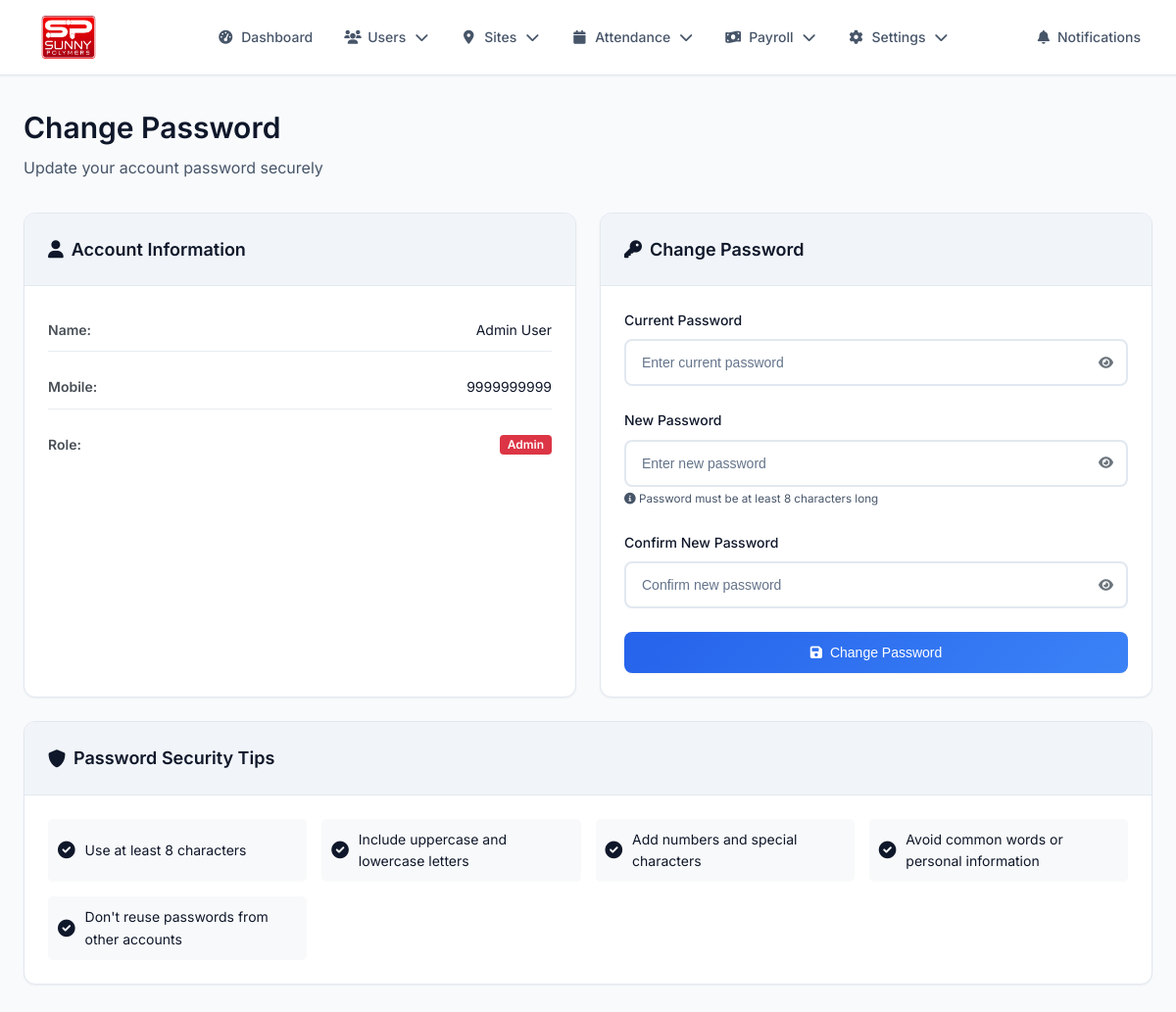
The page /change_password.php (signed in) on the database its author committed.
### tables this page shows
CREATE TABLE users (
    id INT AUTO_INCREMENT PRIMARY KEY,
    name VARCHAR(100) NOT NULL,
    mobile VARCHAR(15) UNIQUE NOT NULL,
    password VARCHAR(255) NOT NULL,
    role ENUM('admin', 'staff', 'worker') DEFAULT 'worker',
    designation VARCHAR(100) DEFAULT NULL,
    state VARCHAR(50) NOT NULL,
    date_of_joining DATE NOT NULL,
    salary DECIMAL(10,2) NOT NULL,
    dearness_allowance DECIMAL(10,2) DEFAULT 0.00,
    medical_allowance DECIMAL(10,2) DEFAULT 0.00,
    house_rent_allowance DECIMAL(10,2) DEFAULT 0.00,
    conveyance_allowance DECIMAL(10,2) DEFAULT 0.00,
    pf_uan_number VARCHAR(30) DEFAULT NULL,
    overtime_rate DECIMAL(10,2) DEFAULT 0.00,
    bank_name VARCHAR(100) DEFAULT NULL,
    account_number VARCHAR(30) DEFAULT NULL,
    ifsc_code VARCHAR(20) DEFAULT NULL,
    branch_name VARCHAR(100) DEFAULT NULL,
    site_id INT NULL,
    created_at TIMESTAMP DEFAULT CURRENT_TIMESTAMP,
    updated_at TIMESTAMP DEFAULT CURRENT_TIMESTAMP ON UPDATE CURRENT_TIMESTAMP,
    INDEX idx_mobile (mobile),
    INDEX idx_role (role),
    INDEX idx_site (site_id)
);

### includes/auth.php (called while the page is built, shortened)
<?php
function has_role($role) {
    return isset($_SESSION['user_role']) && $_SESSION['user_role'] === $role;
}
function is_admin() {
    return has_role('admin');
}
?>

### change_password.php (the view, shortened to what this page needs)
<?php
require_once 'includes/db.php';
require_once 'includes/auth.php';
require_once 'includes/navigation.php';
$stmt = $conn->prepare("SELECT name, mobile, role FROM users WHERE id = ?");
$stmt->bind_param("i", $_SESSION['user_id']);
$stmt->execute();
$user_details = $stmt->get_result()->fetch_assoc();
?>
<!DOCTYPE html>
<html lang="en">
<head>
    <link rel="stylesheet" href="assets/style.css">
    <link rel="stylesheet" href="https://cdnjs.cloudflare.com/ajax/libs/font-awesome/6.0.0/css/all.min.css">
</head>
<body>
    <div class="dashboard-container">
        <nav class="navbar">
            <?php echo getNavigationMenu('change_password'); ?>
        </nav>
        <div class="main-content">
            <div class="page-header">
                <h1 class="page-title">Change Password</h1>
                <p class="page-subtitle">Update your account password securely</p>
            </div>
            <div class="grid grid-2">
                <div class="card">
                    <div class="card-header">
                        <h3 class="card-title">
                            <i class="fas fa-user"></i>
                            Account Information
                        </h3>
                    </div>
                    <div class="card-body">
                        <div class="user-info">
                            <div class="info-item">
                                <label>Name:</label>
                                <span><?php echo htmlspecialchars($user_details['name']); ?></span>
                            </div>
                            <div class="info-item">
                                <label>Mobile:</label>
                                <span><?php echo htmlspecialchars($user_details['mobile']); ?></span>
                            </div>
                            <div class="info-item">
                                <label>Role:</label>
                                <span class="badge badge-<?php echo $user_details['role'] == 'admin' ? 'danger' : 'primary'; ?>">
                                    <?php echo ucfirst($user_details['role']); ?>
                                </span>
                            </div>
                        </div>
                    </div>
                </div>
                <div class="card">
                    <div class="card-header">
                        <h3 class="card-title">
                            <i class="fas fa-key"></i>
                            Change Password
                        </h3>
                    </div>
                    <div class="card-body">
                        <form method="POST" class="form" id="passwordForm">
                            <div class="form-group">
                                <label for="current_password">Current Password</label>
                                <div class="password-input">
                                    <input type="password" name="current_password" id="current_password" required class="form-control" placeholder="Enter current password">
                                    <button type="button" class="toggle-password" onclick="togglePassword('current_password')">
                                        <i class="fas fa-eye"></i>
                                    </button>
                                </div>
                            </div>
                            <div class="form-group">
                                <label for="new_password">New Password</label>
                                <div class="password-input">
                                    <input type="password" name="new_password" id="new_password" required class="form-control" placeholder="Enter new password" minlength="8">
                                    <button type="button" class="toggle-password" onclick="togglePassword('new_password')">
                                        <i class="fas fa-eye"></i>
                                    </button>
                                </div>
                                <small class="text-muted">
                                    <i class="fas fa-info-circle"></i>
                                    Password must be at least 8 characters long
                                </small>
                            </div>
                            <div class="form-group">
                                <label for="confirm_password">Confirm New Password</label>
                                <div class="password-input">
                                    <input type="password" name="confirm_password" id="confirm_password" required class="form-control" placeholder="Confirm new password" minlength="8">
                                    <button type="button" class="toggle-password" onclick="togglePassword('confirm_password')">
                                        <i class="fas fa-eye"></i>
                                    </button>
                                </div>
                            </div>
                            <button type="submit" class="btn btn-primary btn-block">
                                <i class="fas fa-save"></i>
                                Change Password
                            </button>
                        </form>
                    </div>
                </div>
            </div>
            <div class="card">
                <div class="card-header">
                    <h3 class="card-title">
                        <i class="fas fa-shield-alt"></i>
                        Password Security Tips
                    </h3>
                </div>
                <div class="card-body">
                    <div class="security-tips">
                        <div class="tip-item">
                            <i class="fas fa-check-circle text-success"></i>
                            <span>Use at least 8 characters</span>
                        </div>
                        <div class="tip-item">
                            <i class="fas fa-check-circle text-success"></i>
                            <span>Include uppercase and lowercase letters</span>
                        </div>
                        <div class="tip-item">
                            <i class="fas fa-check-circle text-success"></i>
                            <span>Add numbers and special characters</span>
                        </div>
                        <div class="tip-item">
                            <i class="fas fa-check-circle text-success"></i>
                            <span>Avoid common words or personal information</span>
                        </div>
                        <div class="tip-item">
                            <i class="fas fa-check-circle text-success"></i>
                            <span>Don't reuse passwords from other accounts</span>
                        </div>
                    </div>
                </div>
            </div>
        </div>
    </div>
</body>
</html>

### assets/style.css (style rules this page uses)
:root { --primary-color: #2563eb; --primary-dark: #1d4ed8; --primary-light: #3b82f6; --secondary-color: #64748b; --accent-color: #f59e0b; --success-color: #10b981; --danger-color: #ef4444; --warning-color: #f59e0b; --info-color: #06b6d4; --bg-primary: #ffffff; --bg-secondary: #f8fafc; --bg-tertiary: #f1f5f9; --text-primary: #0f172a; --text-secondary: #475569; --text-muted: #64748b; --border-color: #e2e8f0; --border-light: #f1f5f9; --shadow-sm: 0 1px 2px 0 rgb(0 0 0 / 0.05); --shadow-md: 0 4px 6px -1px rgb(0 0 0 / 0.1), 0 2px 4px -2px rgb(0 0 0 / 0.1); --shadow-lg: 0 10px 15px -3px rgb(0 0 0 / 0.1), 0 4px 6px -4px rgb(0 0 0 / 0.1); --shadow-xl: 0 20px 25px -5px rgb(0 0 0 / 0.1), 0 8px 10px -6px rgb(0 0 0 / 0.1); --radius-sm: 0.375rem; --radius-md: 0.5rem; --radius-lg: 0.75rem; --radius-xl: 1rem; }
* { margin: 0; padding: 0; box-sizing: border-box; }
body { font-family: 'Inter', -apple-system, BlinkMacSystemFont, 'Segoe UI', 'Roboto', sans-serif; background: var(--bg-secondary); color: var(--text-primary); line-height: 1.6; font-size: 14px; -webkit-font-smoothing: antialiased; -moz-osx-font-smoothing: grayscale; }
h1, h2, h3, h4, h5, h6 { font-weight: 600; line-height: 1.4; color: var(--text-primary); }
h1 { font-size: 2.25rem; }
h3 { font-size: 1.5rem; }
p { color: var(--text-secondary); margin-bottom: 1rem; }
.form-group { margin-bottom: 1.5rem; }
.form-group label { display: block; margin-bottom: 0.5rem; color: var(--text-primary); font-weight: 500; font-size: 0.875rem; }
.form-control { width: 100%; padding: 0.875rem 1rem; border: 2px solid var(--border-color); border-radius: var(--radius-md); font-size: 0.875rem; transition: all 0.2s ease; background: var(--bg-primary); color: var(--text-primary); }
.form-control::placeholder { color: var(--text-muted); }
.btn { display: inline-flex; align-items: center; justify-content: center; padding: 0.875rem 1.5rem; border: none; border-radius: var(--radius-md); font-size: 0.875rem; font-weight: 600; text-decoration: none; cursor: pointer; transition: all 0.2s ease; gap: 0.5rem; line-height: 1; white-space: nowrap; }
.btn-primary { background: linear-gradient(135deg, var(--primary-color), var(--primary-light)); color: white; box-shadow: var(--shadow-sm); }
.btn-block { width: 100%; }
.dashboard-container { min-height: 100vh; background: var(--bg-secondary); }
.main-content { max-width: 1400px; margin: 0 auto; padding: 2rem 1.5rem; }
.page-header { margin-bottom: 2rem; }
.page-title { font-size: 1.875rem; font-weight: 700; color: var(--text-primary); margin-bottom: 0.5rem; }
.page-subtitle { color: var(--text-secondary); font-size: 1rem; }
.card { background: var(--bg-primary); border-radius: var(--radius-lg); box-shadow: var(--shadow-sm); border: 1px solid var(--border-color); overflow: hidden; margin-bottom: 1.5rem; }
.card-header { padding: 1.5rem; border-bottom: 1px solid var(--border-color); background: var(--bg-tertiary); }
.card-title { font-size: 1.125rem; font-weight: 600; color: var(--text-primary); margin: 0; display: flex; align-items: center; gap: 0.5rem; }
.card-body { padding: 1.5rem; }
.grid { display: grid; gap: 1.5rem; }
.grid-2 { grid-template-columns: repeat(auto-fit, minmax(300px, 1fr)); }
.badge { display: inline-flex; align-items: center; padding: 0.25rem 0.75rem; border-radius: 9999px; font-size: 0.75rem; font-weight: 600; line-height: 1; }
.badge-danger { background: rgba(239, 68, 68, 0.1); color: var(--danger-color); }
.text-muted { color: var(--text-muted); }
html { scroll-behavior: smooth; }
.page-title, .card-title, .stat-label, .form-label { color: var(--text-primary) !important; font-weight: 600; }
.page-subtitle, .card-subtitle, .text-muted { color: var(--text-secondary) !important; }
.form-control, .form-select { color: var(--text-primary) !important; background-color: var(--bg-primary) !important; border-color: var(--border-color) !important; }
.btn { font-weight: 500; }
.btn-primary { background-color: var(--primary-color) !important; border-color: var(--primary-color) !important; color: white !important; }

### assets/navigation.css (style rules this page uses)
.navbar { background: var(--bg-primary); border-bottom: 1px solid var(--border-color); box-shadow: var(--shadow-sm); position: sticky; top: 0; z-index: 1000; }

### rows shown on the page
users: name "Admin User", mobile "9999999999", role "Admin"
